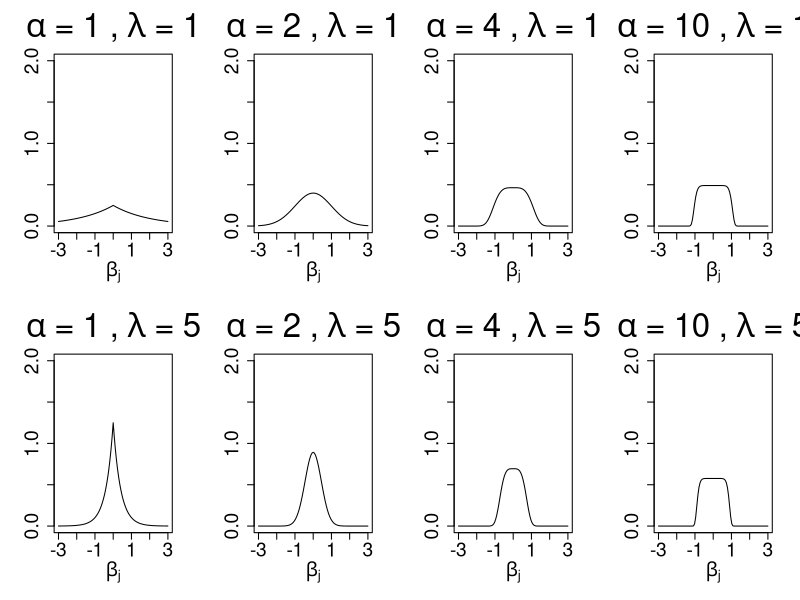
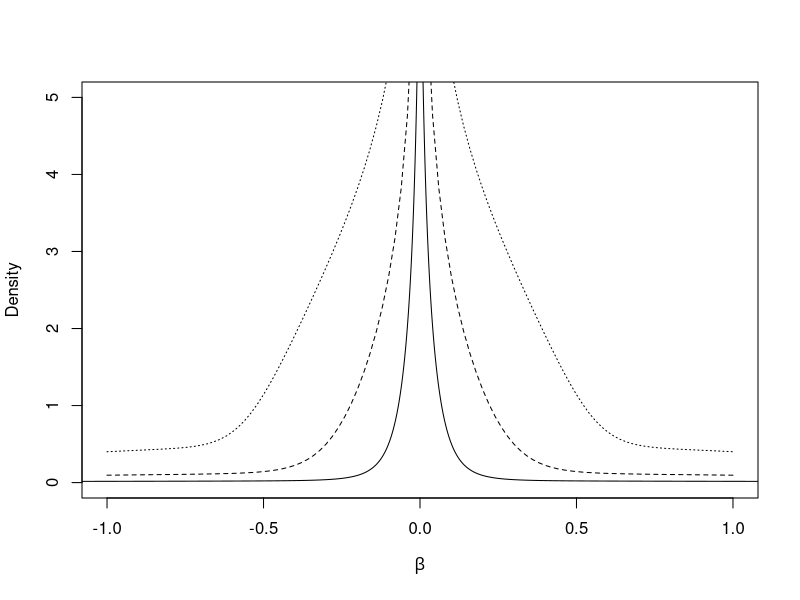
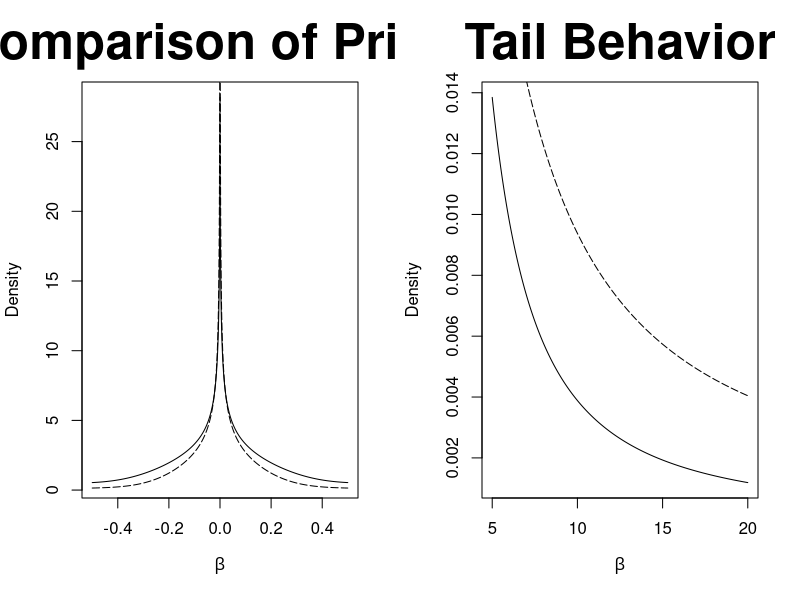
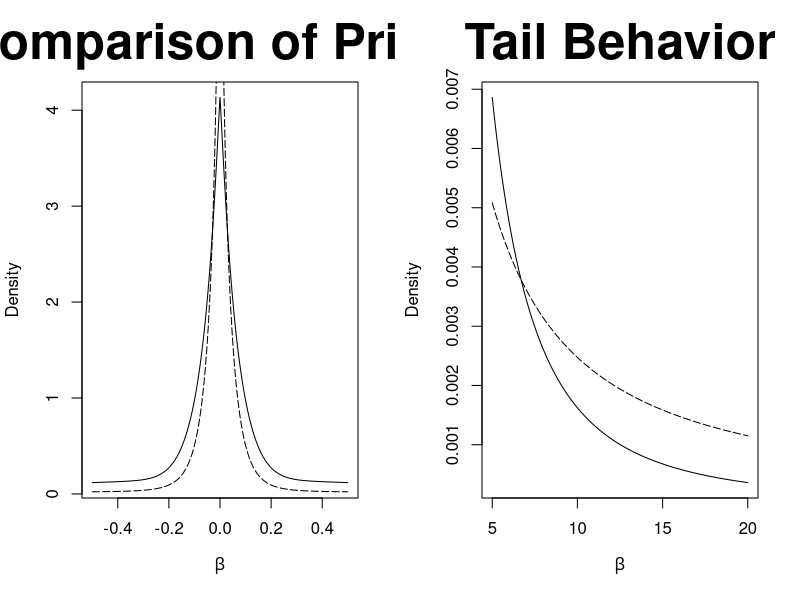

Write the R code that produced these figures, in order.

#### Exponential power distribution ####

library(rmutil)
par(mfrow = c(2, 4))
lambda <- c(1, 5)
alpha <- c(1, 2, 4, 10)
par(mfrow = c(length(lambda), length(alpha)), cex.main = 3)
for (i in 1:length(lambda)) {
  for (j in 1:length(alpha)) {
    f <- alpha[j]/2
    s <- (1/lambda[i])^(2/alpha[j])
    curve(dpowexp(x, m = 0, s = s, f = f), xlim = c(-3, 3), ylim = c(0, 2),
          main = bquote(alpha~"="~.(alpha[j])~","~lambda~"="~.(lambda[i])), ylab = "",
          xlab = bquote(beta[j]),
          cex.axis = 1.75, cex.lab = 1.75, cex.main = 3)
  }
}

#### GBR Prior Plotting ####

# functions to plot the marginal density of the regression coefficient under the GBR prior
g <- function(e, f, beta) {
  function(alpha) {
    alpha * gamma(e + 1/alpha)/gamma(1/alpha) * 1/(abs(beta)^alpha + 2*f)^(e + 1/alpha)
  }
}

f <- function(e1, f1, e2, f2, k1, k2) {
  function(beta) {
    out <- numeric(length(beta))
    for (i in 1:length(beta)) {
      geval1 <- g(e1, f1, beta[i])
      geval2 <- g(e2, f2, beta[i])
      part1 <- (2*f1)^e1/4/gamma(e1) * integrate(geval1, lower = k1, upper = k2)$value
      part2 <- (2*f2)^e2/4/gamma(e2) * integrate(geval2, lower = k1, upper = k2)$value
      out[i] <- part1 + part2
    }
    return(out)
  }
}

#### Plots for section "The GBR Density Function" ####

lambda.prior <- c(0.1, 1, 2, 0.01)
alpha.lb <- c(1e-2, 0.5, 1)
alpha.ub <- c(2, 4, 8)
x <- seq(-4, 4, length.out = 1e4)

# for the typical lower bound of 1
par(mfrow = c(1,1))  
lty <- c(1, 2, 3)
ff <- f(lambda.prior[1], lambda.prior[2], lambda.prior[3], lambda.prior[4],
        alpha.lb[3], alpha.ub[1])
yy <- ff(x)
plot(x, yy, type = "l",xlim = c(-1, 1), ylim = c(0, 5),
     xlab = bquote(beta), ylab = "Density")
for (j in 2:3) {
  ff <- f(lambda.prior[1], lambda.prior[2], lambda.prior[3], lambda.prior[4],
          alpha.lb[3], alpha.ub[j])
  curve(ff(x), type = "l", lty = lty[j], add = TRUE)
}
# legend("topright", legend = c(bquote("k"[2]~"="~.(alpha.ub[1])),
#                               bquote("k"[2]~"="~.(alpha.ub[2])),
#                               bquote("k"[2]~"="~.(alpha.ub[3]))),
#        col = "black",
#        lty = lty)

# for the typical upper bound of 2, value at zero for different lower bounds
alpha.lb <- c(0.01, 0.1, 0.5, 1)
for (i in 1:length(alpha.lb)) {
  ff <- f(lambda.prior[1], lambda.prior[2], lambda.prior[3], lambda.prior[4],
          alpha.lb[i], alpha.ub[1])
  print(ff(0))
}

#### Plots for hyperparameter selection ####

fdense_rec <- f(1, 1, 40, 0.5, 0.5, 4)
fsparse_rec <- f(0.1, 1, 2, 0.01, 0.5, 4)

par(mfrow = c(1,2))
curve(fdense_rec, from = -0.5, to = 0.5, n = 1e4, 
      main = "Comparison of Priors", xlab = bquote(beta),
      ylab = "Density")
curve(fsparse_rec, add = TRUE, n = 1e4, lty = 5)
curve(fdense_rec, from = 5, to = 20, n = 1e4, 
      main = "Tail Behavior", xlab = bquote(beta),
      ylab = "Density")
curve(fsparse_rec, add = TRUE, n = 1e4, lty = 5)

fdense_usual <- f(1, 1, 40, 0.5, 1, 2)
fsparse_usual <- f(0.1, 1, 2, 0.01, 1, 2)

par(mfrow = c(1,2))
curve(fdense_usual, from = -0.5, to = 0.5, n = 1e4, 
      main = "Comparison of Priors", xlab = bquote(beta),
      ylab = "Density")
curve(fsparse_usual, add = TRUE, n = 1e4, lty = 5)
curve(fdense_usual, from = 5, to = 20, n = 1e4, 
      main = "Tail Behavior", xlab = bquote(beta),
      ylab = "Density")
curve(fsparse_usual, add = TRUE, n = 1e4, lty = 5)
